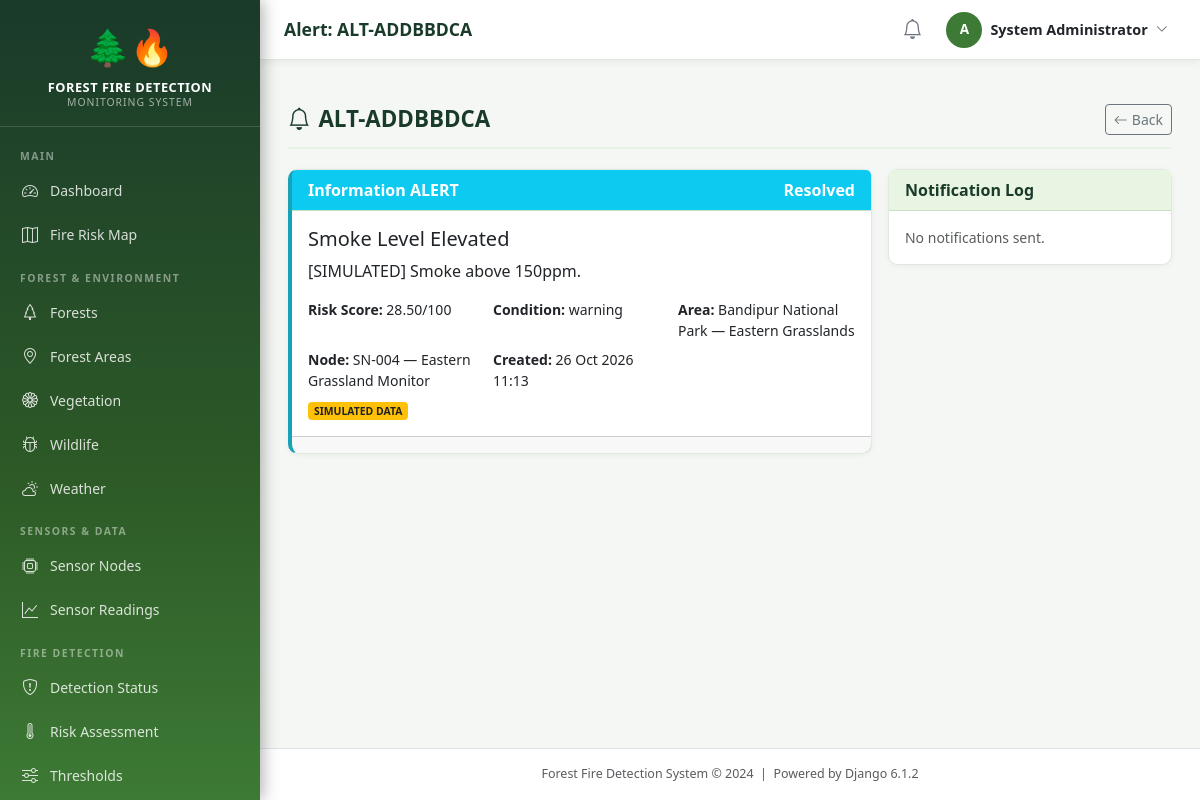
The page /alerts/5/ (signed in) on the database its author committed.
### accounts/models.py (models this page shows, shortened)
class CustomUser(AbstractUser):
    ROLE_CHOICES = [
        ('administrator', 'Administrator'),
        ('forest_officer', 'Forest Officer'),
        ('fire_department', 'Fire Department'),
        ('local_authority', 'Local Authority'),
    ]
    role = models.CharField(max_length=20, choices=ROLE_CHOICES, default='forest_officer')
    phone_number = models.CharField(max_length=15, blank=True)
    department = models.CharField(max_length=100, blank=True)
    employee_id = models.CharField(max_length=20, blank=True)
    profile_picture = models.ImageField(upload_to='profiles/', blank=True, null=True)
    is_active = models.BooleanField(default=True)
    created_at = models.DateTimeField(auto_now_add=True)
    updated_at = models.DateTimeField(auto_now=True)
    @property
    def is_admin(self):
        return self.role == 'administrator' or self.is_superuser
    class Meta:
        verbose_name = 'User'
        verbose_name_plural = 'Users'

### alerts/models.py (models this page shows, shortened)
class Alert(models.Model):
    SEVERITY_CHOICES = [
        ('info', 'Information'),
        ('warning', 'Warning'),
        ('critical', 'Critical'),
        ('emergency', 'Emergency'),
    ]
    STATUS_CHOICES = [
        ('active', 'Active'),
        ('acknowledged', 'Acknowledged'),
        ('resolved', 'Resolved'),
        ('false_alarm', 'False Alarm'),
    ]
    alert_id = models.CharField(max_length=50, unique=True, blank=True)
    forest_area = models.ForeignKey(ForestArea, on_delete=models.SET_NULL, null=True,
                                     related_name='alerts')
    sensor_node = models.ForeignKey(SensorNode, on_delete=models.SET_NULL, null=True, blank=True,
                                     related_name='alerts')
    trigger_data = models.ForeignKey(SensorData, on_delete=models.SET_NULL, null=True, blank=True,
                                      related_name='triggered_alerts')
    severity = models.CharField(max_length=10, choices=SEVERITY_CHOICES, default='warning')
    status = models.CharField(max_length=15, choices=STATUS_CHOICES, default='active')
    title = models.CharField(max_length=300)
    message = models.TextField()
    fire_risk_score = models.DecimalField(max_digits=5, decimal_places=2, null=True, blank=True)
    condition = models.CharField(max_length=20, blank=True)
    created_at = models.DateTimeField(default=timezone.now)
    acknowledged_at = models.DateTimeField(null=True, blank=True)
    resolved_at = models.DateTimeField(null=True, blank=True)
    acknowledged_by = models.ForeignKey(
        settings.AUTH_USER_MODEL, on_delete=models.SET_NULL, null=True, blank=True,
        related_name='acknowledged_alerts'
    )
    email_sent = models.BooleanField(default=False)
    sms_sent = models.BooleanField(default=False)
    mobile_notification_sent = models.BooleanField(default=False)
    is_simulated = models.BooleanField(default=False)
    class Meta:
        ordering = ['-created_at']

### forest_env/models.py (models this page shows, shortened)
class ForestArea(models.Model):
    ZONE_TYPES = [
        ('core', 'Core Zone'),
        ('buffer', 'Buffer Zone'),
        ('transition', 'Transition Zone'),
        ('peripheral', 'Peripheral Zone'),
    ]
    forest = models.ForeignKey(Forest, on_delete=models.CASCADE, related_name='areas')
    name = models.CharField(max_length=200)
    zone_type = models.CharField(max_length=20, choices=ZONE_TYPES, default='core')
    area_hectares = models.DecimalField(max_digits=10, decimal_places=2, null=True, blank=True)
    latitude = models.DecimalField(max_digits=10, decimal_places=7, null=True, blank=True)
    longitude = models.DecimalField(max_digits=10, decimal_places=7, null=True, blank=True)
    description = models.TextField(blank=True)
    is_high_risk = models.BooleanField(default=False)
    created_at = models.DateTimeField(auto_now_add=True)
    def __str__(self):
        return f"{self.forest.name} — {self.name}"
    class Meta:
        ordering = ['forest', 'name']

class Forest(models.Model):
    name = models.CharField(max_length=200)
    description = models.TextField(blank=True)
    state = models.CharField(max_length=100)
    district = models.CharField(max_length=100)
    established_year = models.PositiveIntegerField(null=True, blank=True)
    total_area_hectares = models.DecimalField(max_digits=12, decimal_places=2, null=True, blank=True)
    forest_type = models.CharField(max_length=100, blank=True,
                                   help_text='e.g., Tropical, Deciduous, Evergreen')
    is_protected = models.BooleanField(default=False)
    created_at = models.DateTimeField(auto_now_add=True)
    class Meta:
        ordering = ['name']

### sensors/models.py (models this page shows, shortened)
class SensorNode(models.Model):
    STATUS_CHOICES = [
        ('active', 'Active'),
        ('inactive', 'Inactive'),
        ('maintenance', 'Under Maintenance'),
        ('faulty', 'Faulty'),
    ]
    node_id = models.CharField(max_length=50, unique=True)
    name = models.CharField(max_length=200)
    forest_area = models.ForeignKey(ForestArea, on_delete=models.SET_NULL, null=True,
                                    related_name='sensor_nodes')
    latitude = models.DecimalField(max_digits=10, decimal_places=7, null=True, blank=True)
    longitude = models.DecimalField(max_digits=10, decimal_places=7, null=True, blank=True)
    altitude_m = models.DecimalField(max_digits=7, decimal_places=2, null=True, blank=True)
    status = models.CharField(max_length=20, choices=STATUS_CHOICES, default='active')
    installed_at = models.DateTimeField(default=timezone.now)
    last_seen = models.DateTimeField(null=True, blank=True)
    battery_level = models.PositiveSmallIntegerField(null=True, blank=True, help_text='0-100 %')
    notes = models.TextField(blank=True)
    is_simulated = models.BooleanField(default=False,
                                        help_text='True if this is a simulated/demo node')
    def __str__(self):
        return f"{self.node_id} — {self.name}"
    class Meta:
        ordering = ['node_id']

### alerts/views.py (the view)
# urls.py: path('<int:pk>/', views.alert_detail, name='alert_detail'),
@login_required
def alert_detail(request, pk):
    alert = get_object_or_404(Alert, pk=pk)
    logs = alert.notification_logs.all()
    return render(request, 'alerts/alert_detail.html',
                  {'alert': alert, 'logs': logs, 'title': f'Alert: {alert.alert_id}'})

### templates/alerts/alert_detail.html (shortened to what this page needs)
{% extends 'base.html' %}
{% block content %}
<div class="section-header">
  <h1 class="section-title"><i class="bi bi-bell me-2"></i>{{ alert.alert_id }}</h1>
  <a href="{% url 'alerts:alert_list' %}" class="btn btn-outline-secondary btn-sm"><i class="bi bi-arrow-left me-1"></i>Back</a>
</div>
<div class="row g-3">
  <div class="col-md-8">
    <div class="card mb-3 severity-{{ alert.severity }}">
      <div class="card-header bg-{% if alert.severity == 'emergency' or alert.severity == 'critical' %}danger{% elif alert.severity == 'warning' %}warning{% else %}info{% endif %} text-{% if alert.severity == 'warning' %}dark{% else %}white{% endif %}">
        <span class="fw-bold">{{ alert.get_severity_display }} ALERT</span>
        <span class="float-end">{{ alert.get_status_display }}</span>
      </div>
      <div class="card-body">
        <h5>{{ alert.title }}</h5>
        <p>{{ alert.message }}</p>
        <div class="row g-2 small">
          <div class="col-md-4"><strong>Risk Score:</strong> {{ alert.fire_risk_score|default:"—" }}/100</div>
          <div class="col-md-4"><strong>Condition:</strong> {{ alert.condition|default:"—" }}</div>
          <div class="col-md-4"><strong>Area:</strong> {{ alert.forest_area|default:"—" }}</div>
          <div class="col-md-4"><strong>Node:</strong> {{ alert.sensor_node|default:"—" }}</div>
          <div class="col-md-4"><strong>Created:</strong> {{ alert.created_at|date:"d M Y H:i" }}</div>
          {% if alert.is_simulated %}<div class="col-12"><span class="simulated-badge">SIMULATED DATA</span></div>{% endif %}
        </div>
      </div>
      <div class="card-footer d-flex gap-2">
      </div>
    </div>
  </div>
  <div class="col-md-4">
    <div class="card"><div class="card-header">Notification Log</div>
    <div class="card-body">
      {% for log in logs %}
      <div class="d-flex justify-content-between border-bottom py-2">
        <span><span class="badge bg-secondary">{{ log.get_channel_display }}</span> {{ log.recipient|truncatechars:20 }}</span>
        <span class="badge {% if log.status == 'sent' %}bg-success{% elif log.status == 'failed' %}bg-danger{% else %}bg-warning text-dark{% endif %}">{{ log.get_status_display }}</span>
      </div>
      {% empty %}<p class="text-muted mb-0 small">No notifications sent.</p>{% endfor %}
    </div></div>
  </div>
</div>
{% endblock %}

### templates/base.html (shortened to what this page needs)
{% load static %}
<!DOCTYPE html>
<html lang="en">
<head>
    <link href="https://cdn.jsdelivr.net/npm/bootstrap@5.3.2/dist/css/bootstrap.min.css" rel="stylesheet">
    <link href="https://cdn.jsdelivr.net/npm/bootstrap-icons@1.11.3/font/bootstrap-icons.min.css" rel="stylesheet">
    <link rel="stylesheet" href="https://unpkg.com/leaflet@1.9.4/dist/leaflet.css">
    <link rel="stylesheet" href="{% static 'css/main.css' %}">
</head>
<body>
<nav class="sidebar" id="mainSidebar">
    <div class="sidebar-brand">
        <span class="brand-icon">🌲🔥</span>
        <div class="brand-title">Forest Fire Detection</div>
        <div class="brand-subtitle">Monitoring System</div>
    </div>
    <ul class="nav flex-column py-2">
        <li class="nav-section-label">Main</li>
        <li class="nav-item">
            <a class="nav-link" href="{% url 'dashboard:home' %}">
                <span class="icon"><i class="bi bi-speedometer2"></i></span> Dashboard
            </a>
        </li>
        <li class="nav-item">
            <a class="nav-link" href="{% url 'dashboard:fire_risk_map' %}">
                <span class="icon"><i class="bi bi-map"></i></span> Fire Risk Map
            </a>
        </li>
        <li class="nav-section-label">Forest & Environment</li>
        <li class="nav-item">
            <a class="nav-link" href="{% url 'forest_env:forest_list' %}">
                <span class="icon"><i class="bi bi-tree"></i></span> Forests
            </a>
        </li>
        <li class="nav-item">
            <a class="nav-link" href="{% url 'forest_env:area_list' %}">
                <span class="icon"><i class="bi bi-geo-alt"></i></span> Forest Areas
            </a>
        </li>
        <li class="nav-item">
            <a class="nav-link" href="{% url 'forest_env:vegetation_list' %}">
                <span class="icon"><i class="bi bi-flower1"></i></span> Vegetation
            </a>
        </li>
        <li class="nav-item">
            <a class="nav-link" href="{% url 'forest_env:wildlife_list' %}">
                <span class="icon"><i class="bi bi-bug"></i></span> Wildlife
            </a>
        </li>
        <li class="nav-item">
            <a class="nav-link" href="{% url 'forest_env:weather_list' %}">
                <span class="icon"><i class="bi bi-cloud-sun"></i></span> Weather
            </a>
        </li>
        <li class="nav-section-label">Sensors & Data</li>
        <li class="nav-item">
            <a class="nav-link" href="{% url 'sensors:node_list' %}">
                <span class="icon"><i class="bi bi-cpu"></i></span> Sensor Nodes
            </a>
        </li>
        <li class="nav-item">
            <a class="nav-link" href="{% url 'sensors:reading_list' %}">
                <span class="icon"><i class="bi bi-graph-up"></i></span> Sensor Readings
            </a>
        </li>
        <li class="nav-section-label">Fire Detection</li>
        <li class="nav-item">
            <a class="nav-link" href="{% url 'detection:status' %}">
                <span class="icon"><i class="bi bi-shield-exclamation"></i></span> Detection Status
            </a>
        </li>
        <li class="nav-item">
            <a class="nav-link" href="{% url 'detection:risk_dashboard' %}">
                <span class="icon"><i class="bi bi-thermometer-high"></i></span> Risk Assessment
            </a>
        </li>
        <li class="nav-item">
            <a class="nav-link" href="{% url 'detection:threshold_list' %}">
                <span class="icon"><i class="bi bi-sliders"></i></span> Thresholds
            </a>
        </li>
    </ul>
</nav>
<div class="main-content">
    <div class="top-navbar">
        <div class="d-flex align-items-center gap-3">
            <span class="page-title-nav">{% block page_title %}{{ title|default:"Dashboard" }}{% endblock %}</span>
        </div>
        <div class="d-flex align-items-center gap-3">
            <a href="{% url 'alerts:alert_list' %}" class="position-relative text-secondary">
                <i class="bi bi-bell fs-5"></i>
            </a>
            <div class="dropdown">
                <button class="btn btn-sm d-flex align-items-center gap-2 border-0 bg-transparent"
                        data-bs-toggle="dropdown">
                    <div class="user-avatar">{{ user.username|first|upper }}</div>
                    <span class="d-none d-sm-inline text-dark fw-semibold" style="font-size:0.9rem;">
                        {{ user.get_full_name|default:user.username }}
                    </span>
                    <i class="bi bi-chevron-down small text-muted"></i>
                </button>
            </div>
        </div>
    </div>
    <div class="px-4 pt-3">
    </div>
    <div class="content-area">
        {% block content %}{% endblock %}
    </div>
    <footer class="text-center py-3 text-muted border-top bg-white" style="font-size:0.78rem;">
        Forest Fire Detection System &copy; 2024 &nbsp;|&nbsp; Powered by Django 6.1.2
    </footer>
</div>
</body>
</html>

### rows shown on the page
CustomUser: username|first "A", get_full_name "System Administrator"
Alert: alert_id "ALT-ADDBBDCA", severity "Information", status "Resolved", title "Smoke Level Elevated", message "[SIMULATED] Smoke above 150ppm.", fire_risk_score "28.50", condition "warning", forest_area "Bandipur National Park — Eastern Grasslands", sensor_node "SN-004 — Eastern Grassland Monitor", created_at "26 Oct 2026 11:13"

### other values the page prints
{{ title|default:"Dashboard" }} "Alert: ALT-ADDBBDCA"
